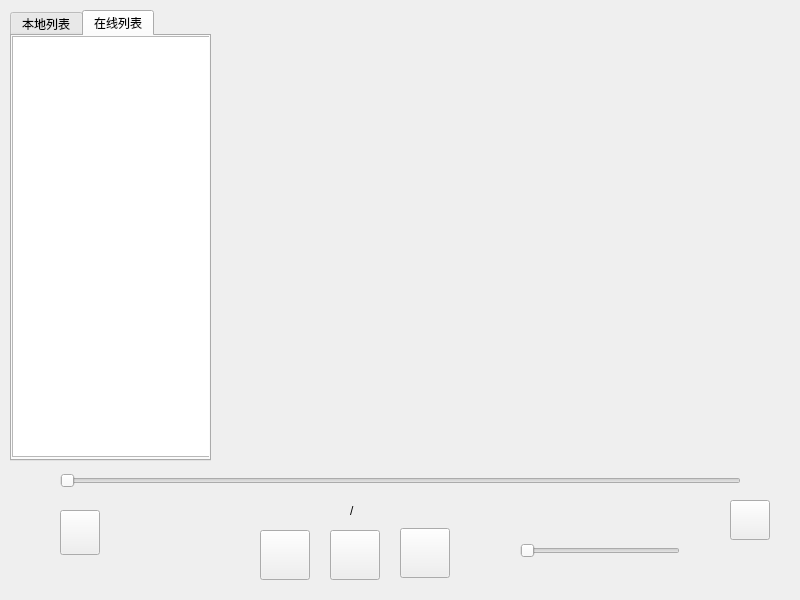
<?xml version="1.0" encoding="UTF-8"?>
<ui version="4.0">
 <class>VideoWindow</class>
 <widget class="QMainWindow" name="VideoWindow">
  <property name="geometry">
   <rect>
    <x>0</x>
    <y>0</y>
    <width>800</width>
    <height>600</height>
   </rect>
  </property>
  <property name="windowTitle">
   <string>MainWindow</string>
  </property>
  <widget class="QWidget" name="centralwidget">
   <widget class="QTabWidget" name="tabWidget">
    <property name="geometry">
     <rect>
      <x>10</x>
      <y>10</y>
      <width>201</width>
      <height>451</height>
     </rect>
    </property>
    <property name="currentIndex">
     <number>1</number>
    </property>
    <widget class="QWidget" name="tab_list">
     <attribute name="title">
      <string>本地列表</string>
     </attribute>
     <widget class="QListWidget" name="local_list">
      <property name="geometry">
       <rect>
        <x>0</x>
        <y>0</y>
        <width>201</width>
        <height>421</height>
       </rect>
      </property>
     </widget>
    </widget>
    <widget class="QWidget" name="tab_2">
     <attribute name="title">
      <string>在线列表</string>
     </attribute>
     <widget class="QListWidget" name="online_list">
      <property name="geometry">
       <rect>
        <x>0</x>
        <y>0</y>
        <width>201</width>
        <height>421</height>
       </rect>
      </property>
     </widget>
    </widget>
   </widget>
   <widget class="QSlider" name="volume_bar">
    <property name="geometry">
     <rect>
      <x>520</x>
      <y>540</y>
      <width>160</width>
      <height>22</height>
     </rect>
    </property>
    <property name="maximum">
     <number>100</number>
    </property>
    <property name="orientation">
     <enum>Qt::Orientation::Horizontal</enum>
    </property>
   </widget>
   <widget class="QLabel" name="label">
    <property name="geometry">
     <rect>
      <x>350</x>
      <y>500</y>
      <width>16</width>
      <height>21</height>
     </rect>
    </property>
    <property name="text">
     <string>/</string>
    </property>
   </widget>
   <widget class="QPushButton" name="btn_play">
    <property name="geometry">
     <rect>
      <x>330</x>
      <y>530</y>
      <width>50</width>
      <height>50</height>
     </rect>
    </property>
    <property name="styleSheet">
     <string notr="true">#btn_play[mode=&quot;play&quot;]{border-image: url(:/resource/picture/play.png);}

#btn_play[mode=&quot;play&quot;]:hover{border-image: url(:/resource/picture/play_hover.png);}

#btn_play[mode=&quot;pause&quot;]{border-image: url(:/resource/picture/icon_pause.png);}

#btn_play[mode=&quot;pause&quot;]:hover{border-image: url(:/resource/picture/icon_pause_hover.png);}
</string>
    </property>
    <property name="text">
     <string/>
    </property>
   </widget>
   <widget class="QLabel" name="label_all">
    <property name="geometry">
     <rect>
      <x>360</x>
      <y>500</y>
      <width>61</width>
      <height>21</height>
     </rect>
    </property>
    <property name="text">
     <string/>
    </property>
   </widget>
   <widget class="QLabel" name="volume">
    <property name="geometry">
     <rect>
      <x>570</x>
      <y>560</y>
      <width>69</width>
      <height>19</height>
     </rect>
    </property>
    <property name="text">
     <string/>
    </property>
    <property name="alignment">
     <set>Qt::AlignmentFlag::AlignCenter</set>
    </property>
   </widget>
   <widget class="QPushButton" name="btn_next">
    <property name="geometry">
     <rect>
      <x>400</x>
      <y>528</y>
      <width>50</width>
      <height>50</height>
     </rect>
    </property>
    <property name="styleSheet">
     <string notr="true">#btn_next{border-image: url(:/resource/picture/icon_next.png);}

#btn_next:hover{border-image: url(:/resource/picture/icon_next_hover.png);}</string>
    </property>
    <property name="text">
     <string/>
    </property>
   </widget>
   <widget class="QPushButton" name="btn_pre">
    <property name="geometry">
     <rect>
      <x>260</x>
      <y>530</y>
      <width>50</width>
      <height>50</height>
     </rect>
    </property>
    <property name="styleSheet">
     <string notr="true">#btn_pre{border-image: url(:/resource/picture/icon_previous.png);}

#btn_pre:hover{border-image: url(:/resource/picture/icon_previous_hover.png);}</string>
    </property>
    <property name="text">
     <string/>
    </property>
   </widget>
   <widget class="QLabel" name="label_now">
    <property name="geometry">
     <rect>
      <x>290</x>
      <y>500</y>
      <width>61</width>
      <height>21</height>
     </rect>
    </property>
    <property name="text">
     <string/>
    </property>
   </widget>
   <widget class="QSlider" name="progress_bar">
    <property name="geometry">
     <rect>
      <x>60</x>
      <y>470</y>
      <width>681</width>
      <height>22</height>
     </rect>
    </property>
    <property name="orientation">
     <enum>Qt::Orientation::Horizontal</enum>
    </property>
   </widget>
   <widget class="QWidget" name="verticalLayoutWidget">
    <property name="geometry">
     <rect>
      <x>210</x>
      <y>30</y>
      <width>571</width>
      <height>431</height>
     </rect>
    </property>
    <layout class="QVBoxLayout" name="video_window"/>
   </widget>
   <widget class="QPushButton" name="btn_full">
    <property name="geometry">
     <rect>
      <x>730</x>
      <y>500</y>
      <width>40</width>
      <height>40</height>
     </rect>
    </property>
    <property name="styleSheet">
     <string notr="true">#btn_full{border-image: url(:/resource/picture/full.png);}
#btn_full:hover{border-image: url(:/resource/picture/full_hover.png);}</string>
    </property>
    <property name="text">
     <string/>
    </property>
   </widget>
   <widget class="QPushButton" name="btn_back">
    <property name="geometry">
     <rect>
      <x>60</x>
      <y>510</y>
      <width>40</width>
      <height>45</height>
     </rect>
    </property>
    <property name="styleSheet">
     <string notr="true">#btn_back{border-image: url(:/resource/picture/return.png);}
#btn_back:hover{border-image: url(:/resource/picture/return_hover.png);}</string>
    </property>
    <property name="text">
     <string/>
    </property>
   </widget>
  </widget>
 </widget>
 <resources/>
 <connections/>
</ui>
